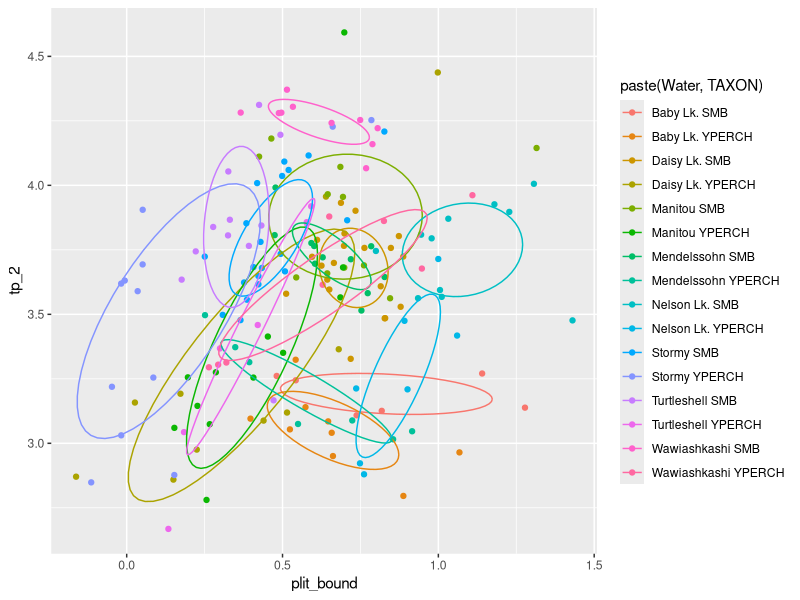
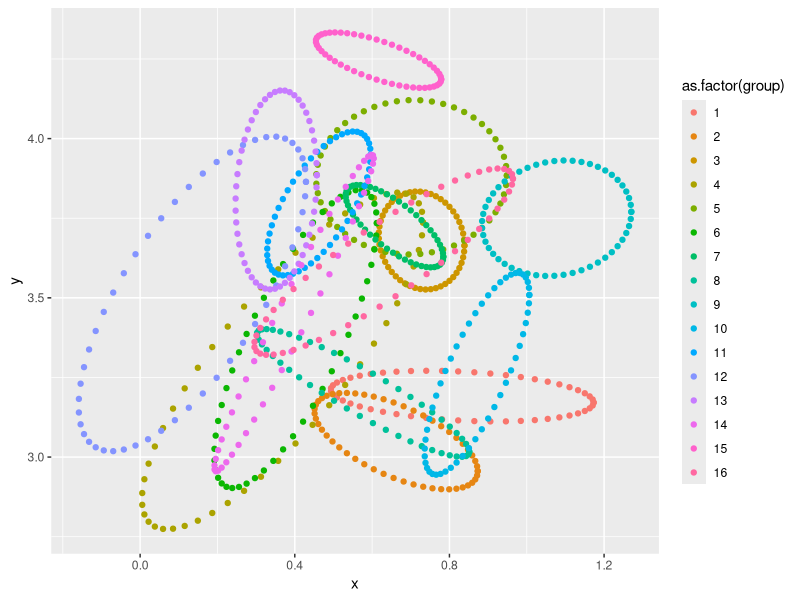

Reproduce these figures in R, in order.
library(tidyverse)

dat = read.csv("ellipse-data_Mar04.csv") %>%
  filter(TAXON %in% c("SMB", "YPERCH"))

p = ggplot(dat, aes(x = plit_bound, y = tp_2, group = paste(Water, TAXON), colour = paste(Water, TAXON))) +
  geom_point() + 
  stat_ellipse(type = "norm", level = 0.4)
p

# extract ellipse coords
ellipse_data = ggplot_build(p)$data[[2]]

# plot to confirm - BINGO
ggplot(ellipse_data, aes(x = x, y = y, colour = as.factor(group))) +
  geom_point() 

# calculate min and max
plit_tp_ranges =
  ellipse_data %>%
  group_by(group) %>%
  summarise(d13c_min = min(x),
            d13c_max = max(x),
            d15n_min = min(y),
            d15n_max = max(y)
            ) 

# need this to identify the lakes and species
name_df = data.frame(
  lake_species = unique(paste(dat$Water, dat$TAXON))
)
name_df$group = row.names(name_df)

# merge names to d13c and d15n ranges
plit_tp_ranges = merge(plit_tp_ranges, name_df, by = "group")
  